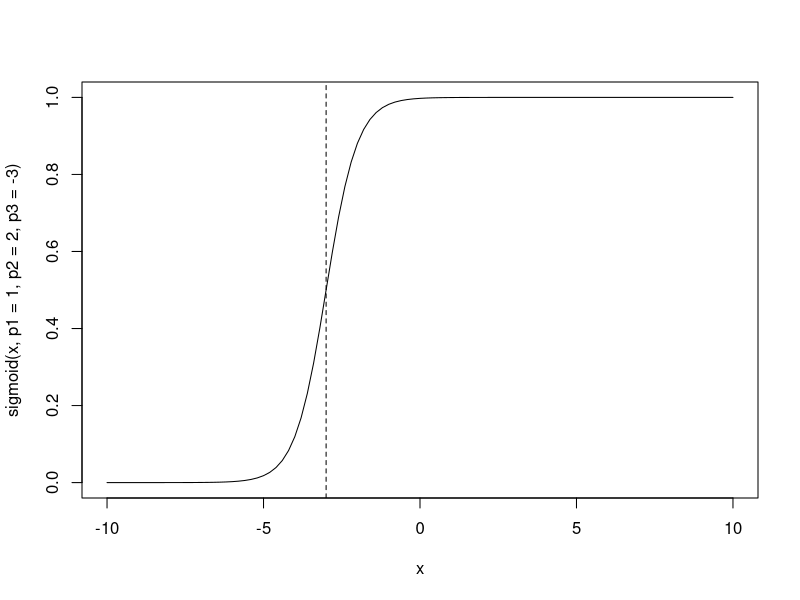
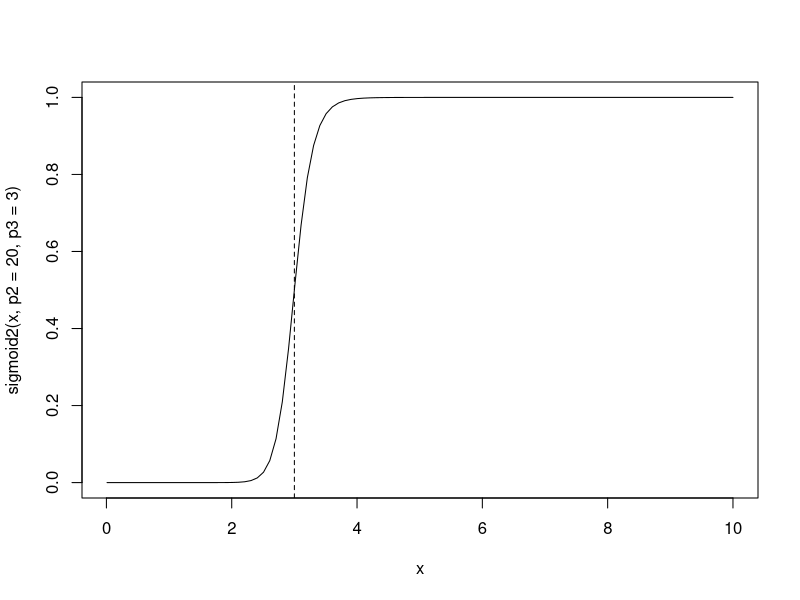
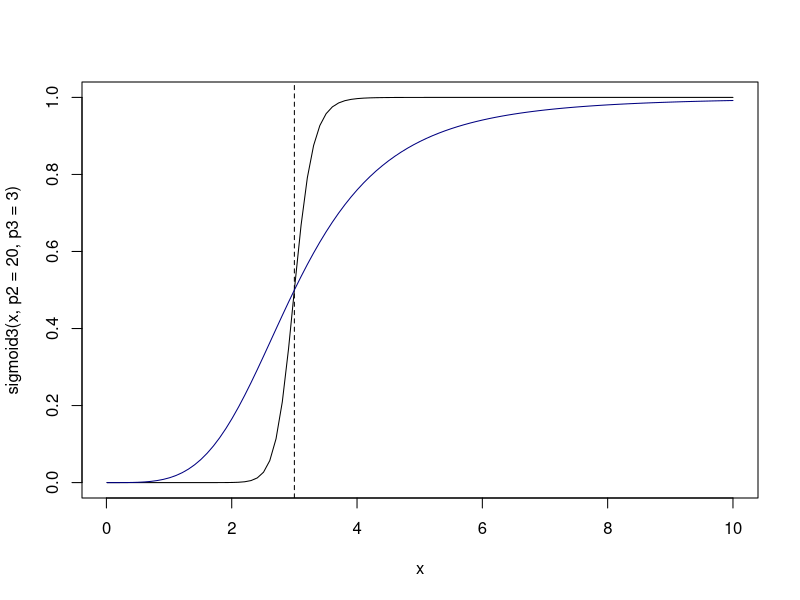
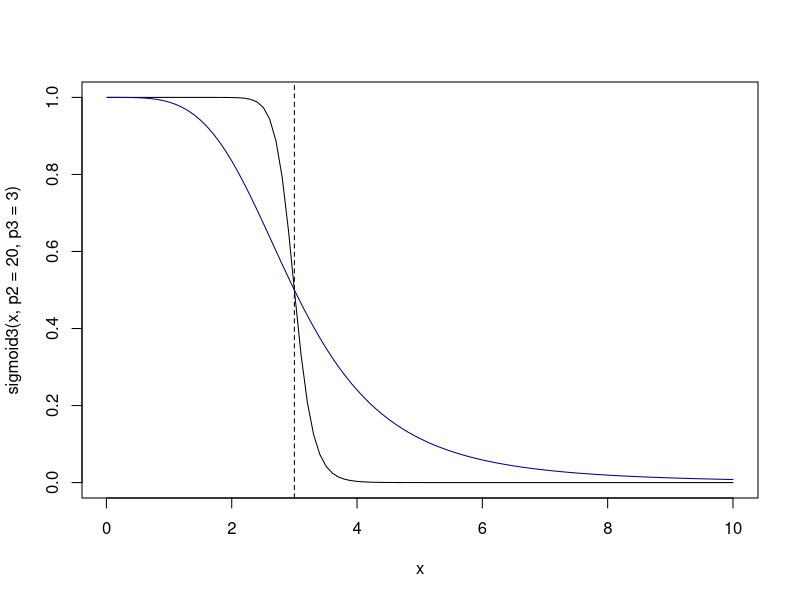
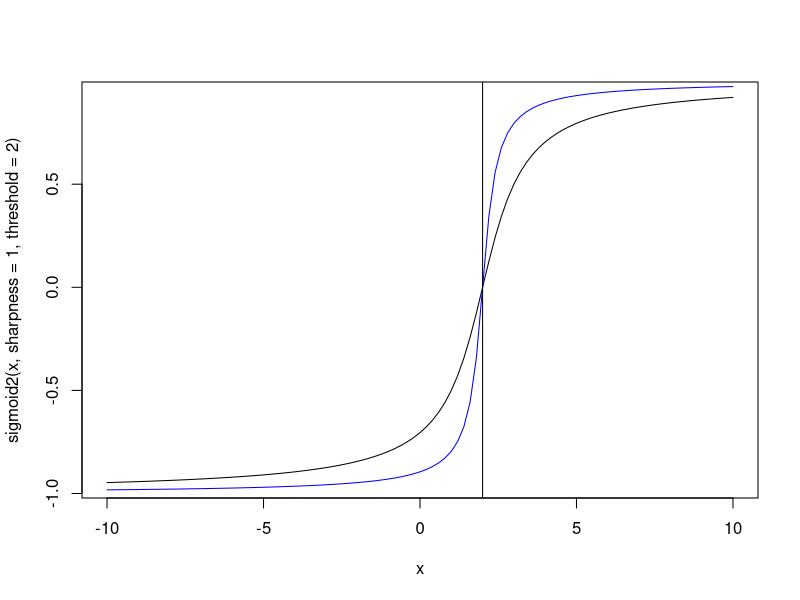

Write the R code that produced these figures, in order.
## ---- chunk 1
sigmoid = function(x, p1, p2, p3) {p1 / (1 + exp(-p2 * (x - p3)))}
curve(sigmoid(x, p1=1, p2=2, p3=-3), from=-10, to=+10)
abline(v=-3, lty=2)
## ---- chunk 2
sigmoid2 = function(x, p2, p3) {1 / (1 + exp(-p2 * (log(x/p3))))}
curve(sigmoid2(x, p2=20, p3=3), from=0.01, to=+10)
abline(v=3, lty=2)
## ---- chunk 3
sigmoid3 = function(x, p2, p3) {1 / (1 + (p3/x)^p2)}
curve(sigmoid3(x, p2=20, p3=3), from=0.01, to=+10)
abline(v=3, lty=2)
# smoother
curve(sigmoid3(x, p2=4, p3=3), from=0.01, to=+10, add=T, col='navyblue')
## ---- chunk 4
sigmoid3 = function(x, p2, p3) {1 / (1 + (x/p3)^p2)}
curve(sigmoid3(x, p2=20, p3=3), from=0.01, to=+10)
abline(v=3, lty=2)
# smoother
curve(sigmoid3(x, p2=4, p3=3), from=0.01, to=+10, add=T, col='navyblue')
## ---- chunk 5
sigmoid2 = function(x, sharpness, threshold) (2/pi)*atan((x-threshold)*sharpness)
curve(sigmoid2(x, sharpness=1, threshold=2), from=-10, to=+10)
curve(sigmoid2(x, sharpness=3, threshold=2), from=-10, to=+10, add=TRUE, col='blue')
abline(v=2)
